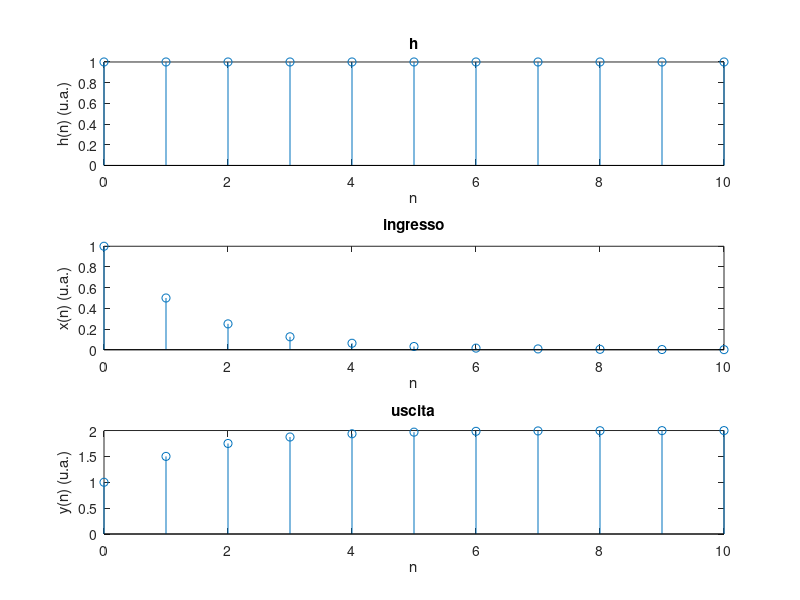

Source code (MATLAB):
%% Elaborazione Segnali Biomedici - Soluzione Laboratorio 06
% Prof. Veronese Mattia - UNIPD

%% OPENING
clear all
close all
clc

%% Esercizio 1
% Calcolare l’uscita del sistema avente h(n)=1 n=0,1,2,....,10 e h(n)=0 altrove 
% in risposta all’ingresso x(n)dove x è l'esponenziale di base 0.5 in (0,10)
% Plottare h, x e y usando il comando stem

n = [0:1:10];
h = ones(size(n));
x = (0.5).^n;

% Uscita del sistema
y = conv(h,x); 
y = filter(h,1,x);

% Rappresentazione grafica dell'uscita del sistema h, del segnale in
% ingresso x e del segnale in uscita y
figure
subplot(3,1,1)
stem(n,h)
xlabel('n')
ylabel('h(n) (u.a.)')
title('h')
subplot(3,1,2)
stem(n,x)
xlabel('n')
ylabel('x(n) (u.a.)')
title('ingresso')
subplot(3,1,3)
stem(n,y(1:length(n))) %È necessario per la conv ridurre l'uscita nell'intervallo dei segnali di input
xlabel('n')
ylabel('y(n) (u.a.)')
title('uscita')


